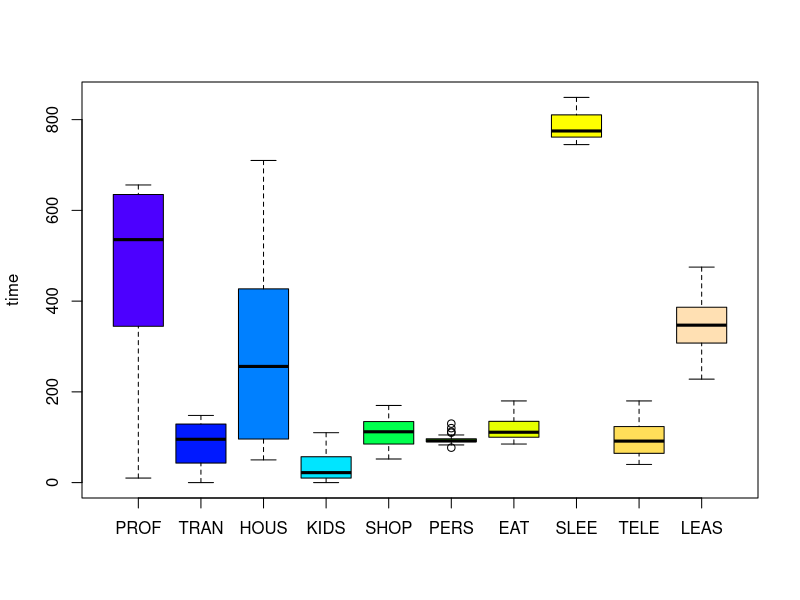
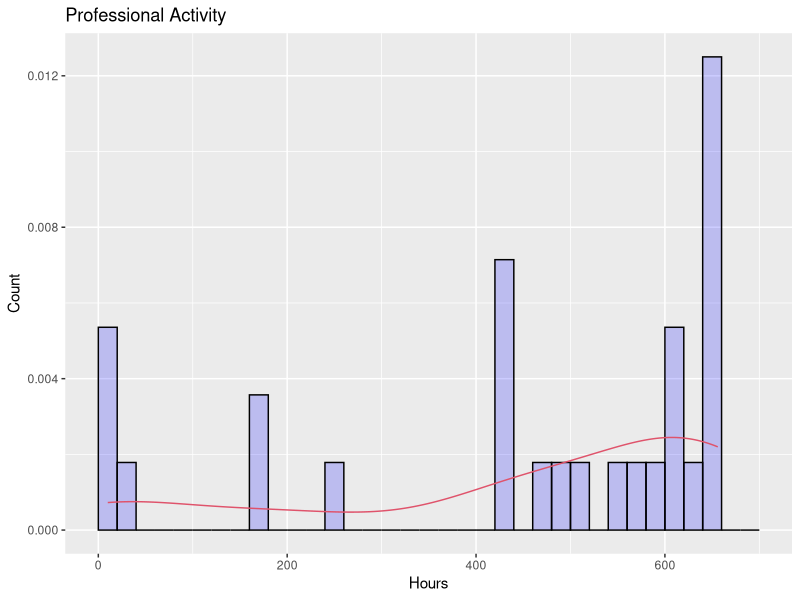
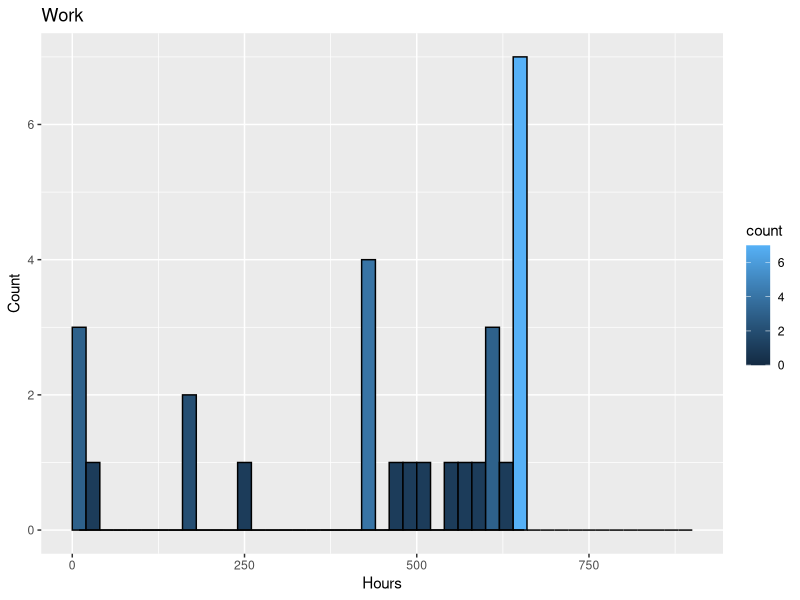
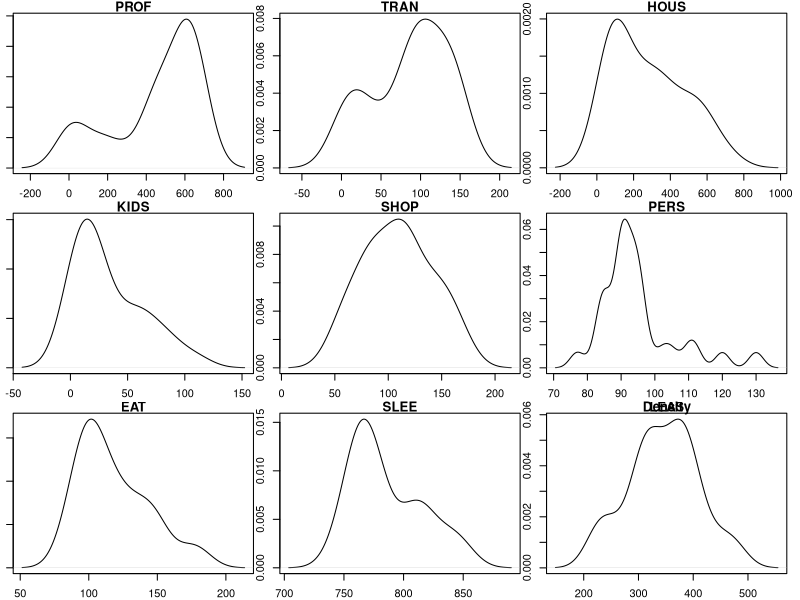

Reproduce these figures in R, in order.
### Quantlet2: Exploratory data analysis

#In order to let the quantlet work independently of other quantlets, upload the data
time <- matrix(c(610,140,60,10,120,95,115,760,175,315,475,90,250,30,140,120,100,775,115,305,10,0,495,110,170,110,130,785,160,430,615,140,65,10,115,90,115,765,180,305,179,29,421,87,161,112,119,776,143,373,585,115,50,0,150,105,100,760,150,385,482,94,196,18,141,130,96,775,132,336,653,100,95,7,57,85,150,808,115,330,511,70,307,30,80,95,142,816,87,262,20,7,568,87,112,90,180,843,125,368,656,97,97,10,52,85,152,808,122,321,168,22,528,69,102,83,174,824,119,311,643,105,72,0,62,77,140,813,100,388,429,34,262,14,92,97,147,849,84,392,650,140,120,15,85,90,105,760,70,365,560,105,375,45,90,90,95,745,60,235,10,10,710,55,145,85,130,815,60,380,650,145,112,15,85,90,105,760,80,358,260,52,576,59,116,85,117,775,65,295,615,125,95,0,115,90,85,760,40,475,433,89,318,23,112,96,102,774,45,408,650,142,122,22,76,94,100,764,96,334,578,106,338,42,106,94,92,752,64,228,24,8,594,72,158,92,128,840,86,398,652,133,134,22,68,94,102,763,122,310,436,79,433,60,119,90,107,772,73,231,627,148,68,0,88,92,86,770,58,463,434,86,297,21,129,102,94,799,58,380),ncol=10,byrow=TRUE)

#Define columns names
colnames(time)=c('PROF','TRAN','HOUS','KIDS','SHOP','PERS','EAT','SLEE','TELE','LEAS')

#save as dataframe
time=as.data.frame(time)

#descriptive statistics
summary(time)

#visualize the overall dataset, compare time distributions per each occupation 
boxplot(time, col=topo.colors(10), ylab="time")

#make a single histogram using `ggplot2`package and save it
library("ggplot2")

pdf(file="histPROF.pdf")
ggplot(data=time, aes(time$PROF)) +
        geom_histogram(aes(y =..density..),
                       breaks=seq(0, 700, by = 20),
                       col="black",
                       fill="blue",
                       alpha = .2) +
        geom_density(col=2) +
        labs(title="Professional Activity") +
        labs(x="Hours", y="Count")
        
dev.off()

# create a histogram with other graphical parameters, and without the density line, 
# and save it to the computer

pdf(file = "histPROF.pdf")
par(mfrow=c(1,1))
ggplot(data=time, aes(time$PROF)) +
        geom_histogram(breaks=seq(0, 900, by =20),
                       col="black",
                       aes(fill=..count..))  +
        geom_density(col=1) +
        labs(title="Work") +
        labs(x="Hours", y="Count")
dev.off()


# create density plots of 9 variables: 

# shorten the dataframe, excluding one variable
time2 <- time[,-9]

# set graphic parameters
par(mfrow=c(3,3),mar=c(2,1,1,1)) 

# write function that creates density plots for each variable
dfplot <- function(data.frame) {
        df <- data.frame
        ln <- length(names(data.frame))
        for(i in 1:ln){
                plot(density(df[,i],main=names(df)[i]), main=colnames(df)[i])
        }
}


# create density plots series and store them
pdf(file = "all_density.pdf")
par(mfrow=c(3,3),mar=c(2,1,1,1))
with(time2, dfplot(time2))
title(main = "Density")
dev.off()



